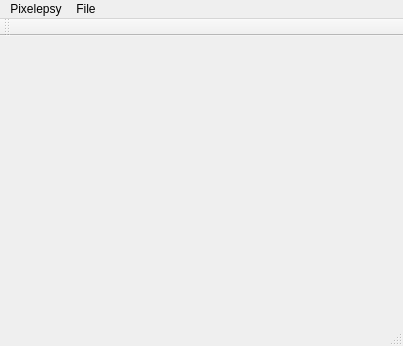
<?xml version="1.0" encoding="UTF-8"?>
<ui version="4.0">
 <class>Pixelepsy</class>
 <widget class="QMainWindow" name="Pixelepsy">
  <property name="geometry">
   <rect>
    <x>0</x>
    <y>0</y>
    <width>403</width>
    <height>346</height>
   </rect>
  </property>
  <property name="windowTitle">
   <string>Pixelepsy</string>
  </property>
  <widget class="QWidget" name="centralWidget"/>
  <widget class="QMenuBar" name="menuBar">
   <property name="geometry">
    <rect>
     <x>0</x>
     <y>0</y>
     <width>403</width>
     <height>26</height>
    </rect>
   </property>
   <widget class="QMenu" name="menuPixelepsy">
    <property name="title">
     <string>Pixelepsy</string>
    </property>
   </widget>
   <widget class="QMenu" name="menuFile">
    <property name="title">
     <string>File</string>
    </property>
    <addaction name="actionNew"/>
    <addaction name="actionOpen"/>
    <addaction name="actionSave"/>
    <addaction name="actionSave_As"/>
    <addaction name="separator"/>
   </widget>
   <addaction name="menuPixelepsy"/>
   <addaction name="menuFile"/>
  </widget>
  <widget class="QToolBar" name="mainToolBar">
   <attribute name="toolBarArea">
    <enum>TopToolBarArea</enum>
   </attribute>
   <attribute name="toolBarBreak">
    <bool>false</bool>
   </attribute>
  </widget>
  <widget class="QStatusBar" name="statusBar"/>
  <action name="actionOpen">
   <property name="text">
    <string>Open</string>
   </property>
  </action>
  <action name="actionSave">
   <property name="text">
    <string>Save</string>
   </property>
  </action>
  <action name="actionSave_As">
   <property name="text">
    <string>Save As</string>
   </property>
  </action>
  <action name="actionNew">
   <property name="text">
    <string>New</string>
   </property>
  </action>
 </widget>
 <layoutdefault spacing="6" margin="11"/>
 <resources/>
 <connections/>
</ui>
